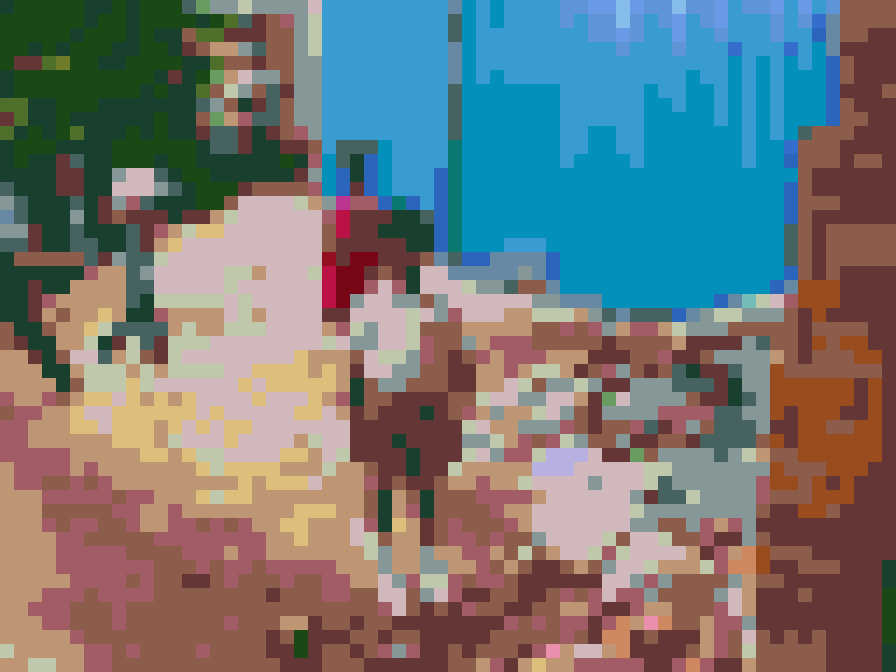
#> input picture pp-master/pp-master/photomosaic/a.png, 1792 x 1344 px (shown at 1/2 size)
$ python Autos.py --depth ../pp-master/pp-master/photomosaic/a.png
#> lines starting #> are read from the running program, lines starting #| are printed output that depends on the picture
"""
autos.py

Creating Autostereograms

Author: Mahesh Venkitachalam

https://github.com/electronut/pp
"""

import sys, random, argparse
from PIL import Image, ImageDraw

# create spacing/depth example
def createSpacingDepthExample():
    tiles = [Image.open('test/a.png'), Image.open('test/b.png'),
             Image.open('test/c.png')]
    img = Image.new('RGB', (600, 400), (0, 0, 0))
    spacing = [10, 20, 40]
    for j, tile in enumerate(tiles):
        for i in range(8):
            img.paste(tile, (10 + i*(100 + j*10), 10 + j*100))
    img.save('sdepth.png')

# create image filled with random dots
def createRandomTile(dims):
  # create image
  img = Image.new('RGB', dims)
  draw = ImageDraw.Draw(img)
  # calculate radius - % of min dimension
  r = int(min(*dims)/100)
  # number of dots
  n = 1000
  # draw random circles
  for i in range(n):
    # -r is used so circle stays inside - cleaner for tiling
    x, y = random.randint(0, dims[0]-r), random.randint(0, dims[1]-r)
    fill = (random.randint(0, 255), random.randint(0, 255),
            random.randint(0, 255))
    draw.ellipse((x-r, y-r, x+r, y+r), fill)
  # return image
  return img

# Create a larger image of size dims by tiling the given image
def createTiledImage(tile, dims):
  # create output image
  img = Image.new('RGB', dims)
  W, H = dims
  w, h = tile.size
  # calculate # of tiles needed
  cols = int(W/w) + 1
  rows = int(H/h) + 1
  # paste tiles
  for i in range(rows):
    for j in range(cols):
      img.paste(tile, (j*w, i*h))
  # output image
  return img

# create a depth map for testing:
def createDepthMap(dims):
  dmap = Image.new('L', dims)
  dmap.paste(10, (200, 25, 300, 125))
  dmap.paste(30, (200, 150, 300, 250))
  dmap.paste(20, (200, 275, 300, 375))
  return dmap

# Given a depth map (image) and an input image, create a new image
# with pixels shifted according to depth
def createDepthShiftedImage(dmap, img):
  # size check
  assert dmap.size == img.size
  # create shifted image
  sImg = img.copy()
  # get pixel access
  pixD = dmap.load()
  pixS = sImg.load()
  # shift pixels output based on depth map
  cols, rows = sImg.size
  for j in range(rows):
    for i in range(cols):
      xshift = pixD[i, j]/10
      xpos = i - 140 + xshift
      if xpos > 0 and xpos < cols:
        pixS[i, j] = pixS[xpos, j]
  # return shifted image
  return sImg

# Given a depth map (image) and an input image, create a new image
# with pixels shifted according to depth
def createAutostereogram(dmap, tile):
  # convert depth map to single channel if needed
  if dmap.mode is not 'L':
    dmap = dmap.convert('L')
  # if no tile specified, use random image
  if not tile:
    tile = createRandomTile((100, 100))
  # create an image by tiling
  img = createTiledImage(tile, dmap.size)
  # create shifted image
  sImg = img.copy()
  # get pixel access
  pixD = dmap.load()
  pixS = sImg.load()
  # shift pixels output based on depth map
  cols, rows = sImg.size
  for j in range(rows):
    for i in range(cols):
      xshift = pixD[i, j]/10
      xpos = i - tile.size[0] + xshift
      if xpos > 0 and xpos < cols:
        pixS[i, j] = pixS[xpos, j]
  # return shifted image
  return sImg

# main() function
def main():
  # use sys.argv if needed
  print('creating autostereogram...')
  # create parser
  parser = argparse.ArgumentParser(description="Autosterograms...")
  # add expected arguments
  parser.add_argument('--depth', dest='dmFile', required=True)
  parser.add_argument('--tile', dest='tileFile', required=False)
  parser.add_argument('--out', dest='outFile', required=False)
  # parse args
  args = parser.parse_args()
  # set output file
  outFile = 'as.png'
  if args.outFile:
      outFile = args.outFile
  # set tile
  tileFile = False
  if args.tileFile:
      tileFile = Image.open(args.tileFile)
  # open depth map
  dmImg = Image.open(args.dmFile)
#> dmImg is the input picture: PIL image 1792x1344 RGB; mean R, G, B 114.8, 119, 118.2
  # create stereogram
  asImg = createAutostereogram(dmImg, tileFile)
#> in createAutostereogram, `dmap = dmap.convert('L')`:
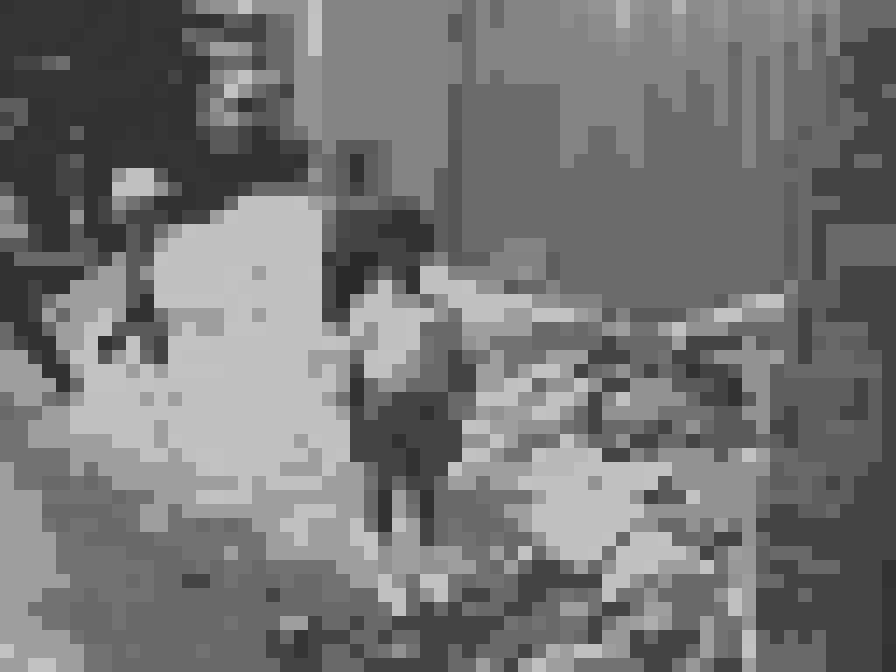
#> dmap: PIL image 1792x1344 L (shown at 1/2 size); min 42, max 194, mean 117.6
#> in createRandomTile, `img = Image.new('RGB', dims)`: img: PIL image 100x100 RGB; every value is 0
#> in createAutostereogram, `tile = createRandomTile((100, 100))`:
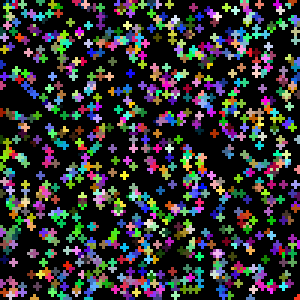
#> tile: PIL image 100x100 RGB (shown 3 times larger); mean R, G, B 48.7, 49.2, 49.5
#> in createTiledImage, `img = Image.new('RGB', dims)`: img: PIL image 1792x1344 RGB; every value is 0
#> after the loop in createTiledImage, `for i in range(rows):`:
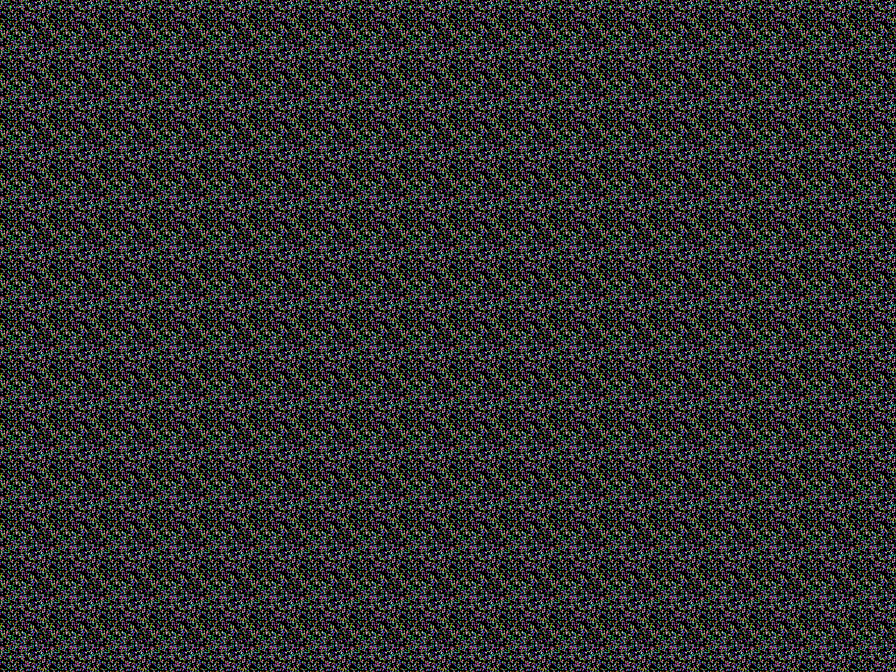
#> img: PIL image 1792x1344 RGB (shown at 1/2 size); mean R, G, B 48.7, 49.2, 49.6
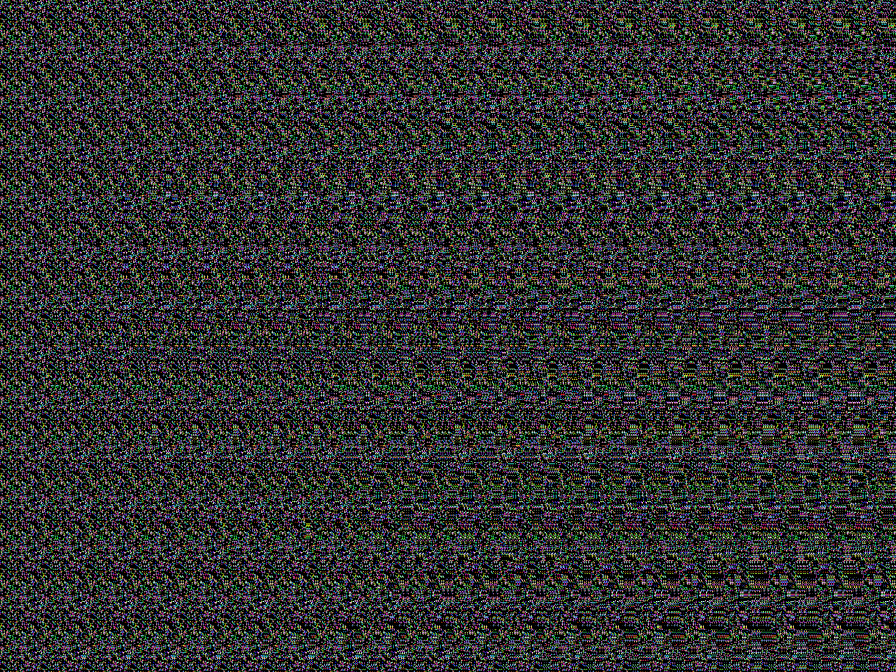
#> asImg: PIL image 1792x1344 RGB (shown at 1/2 size); mean R, G, B 48.6, 49.4, 49.4
  # write output
  asImg.save(outFile)

# call main
if __name__ == '__main__':
  main()
